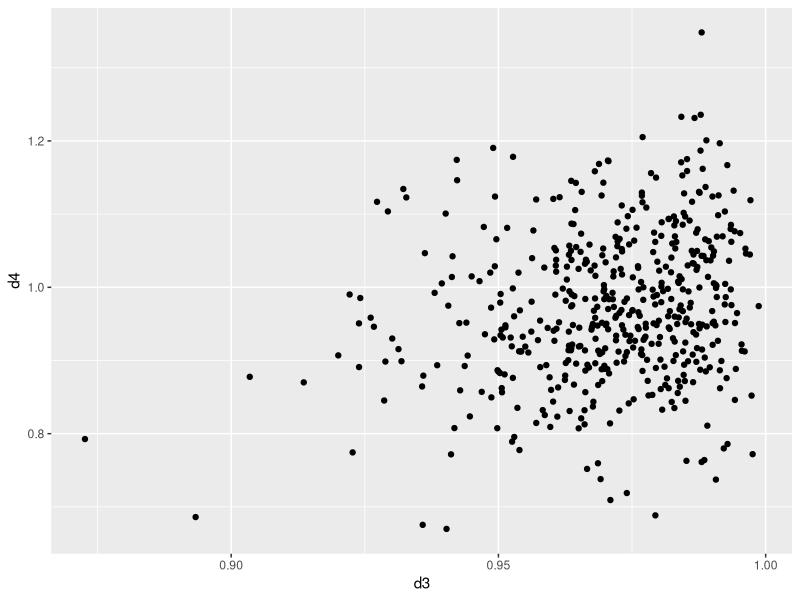
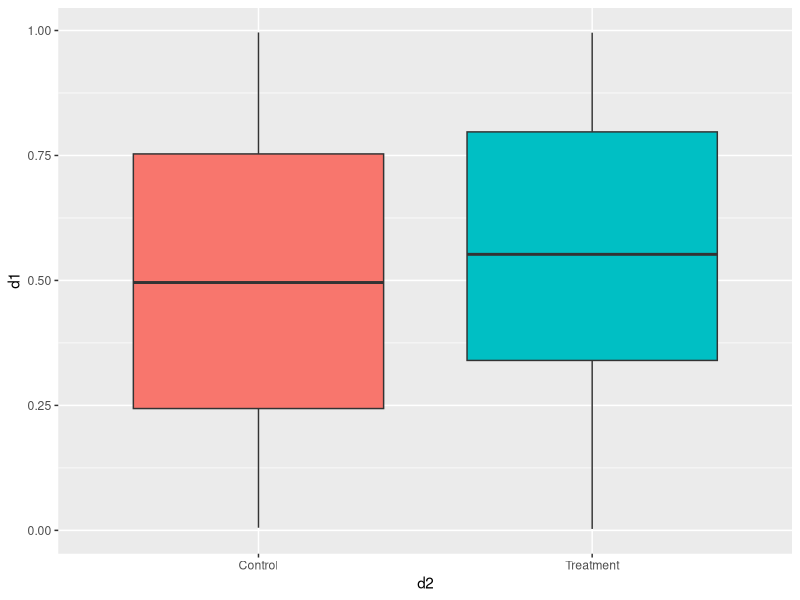
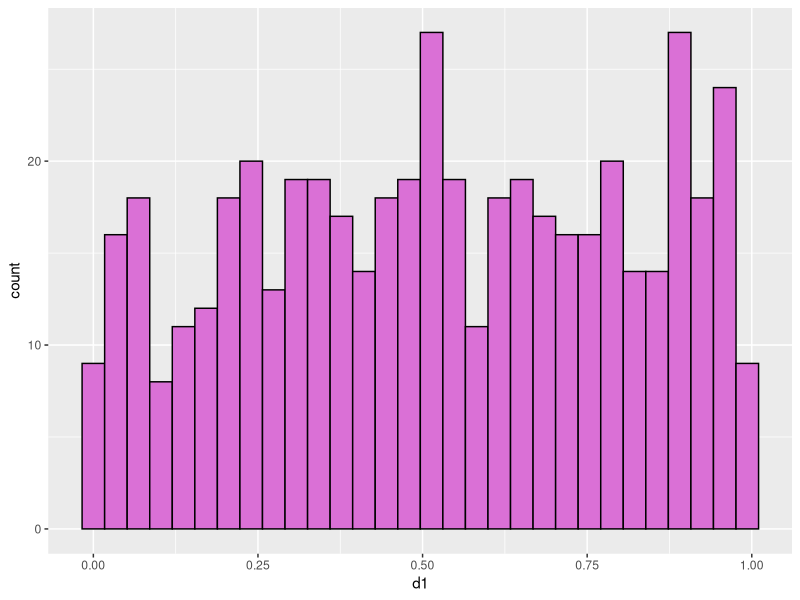
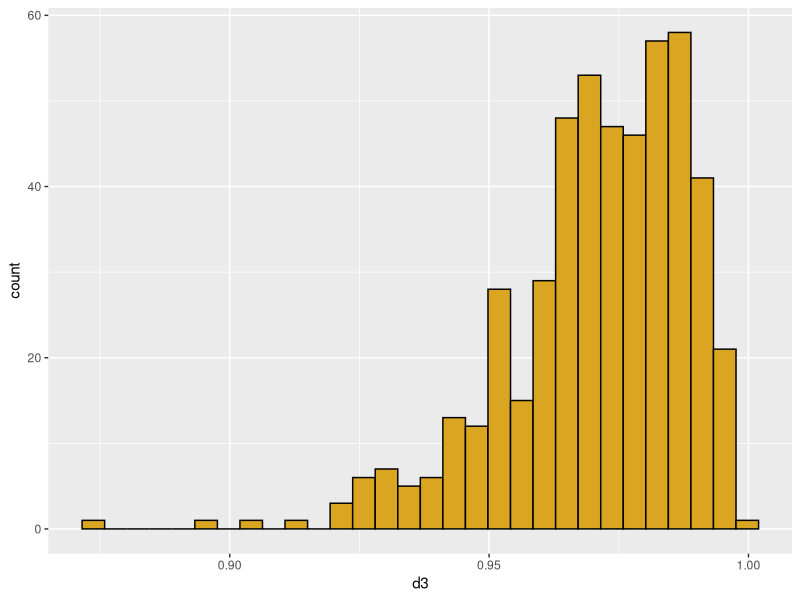
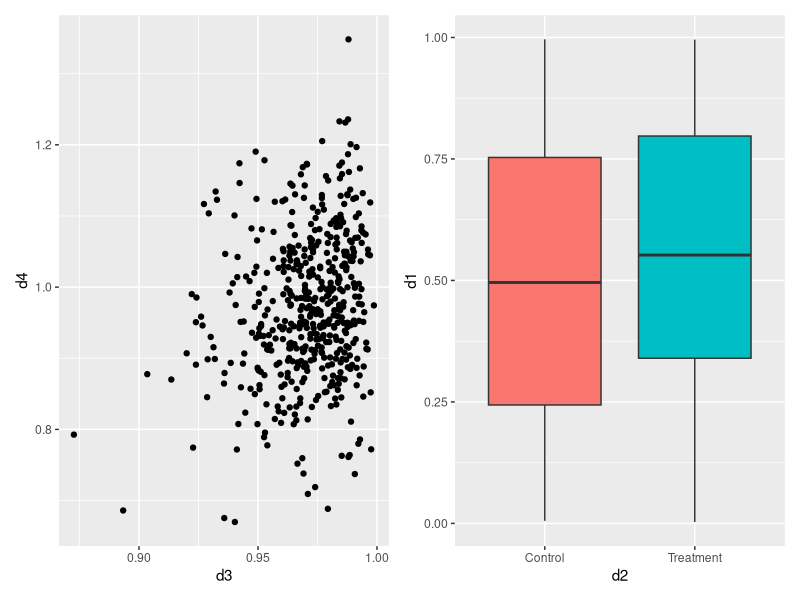
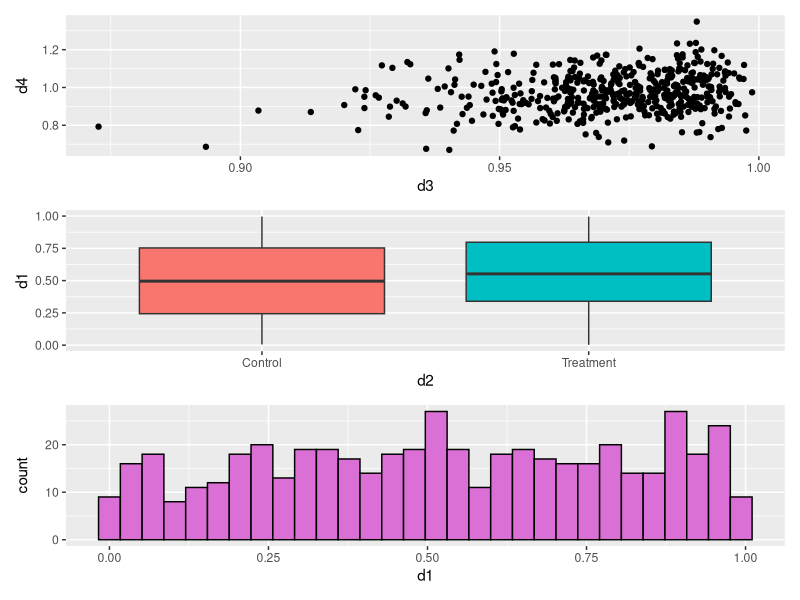
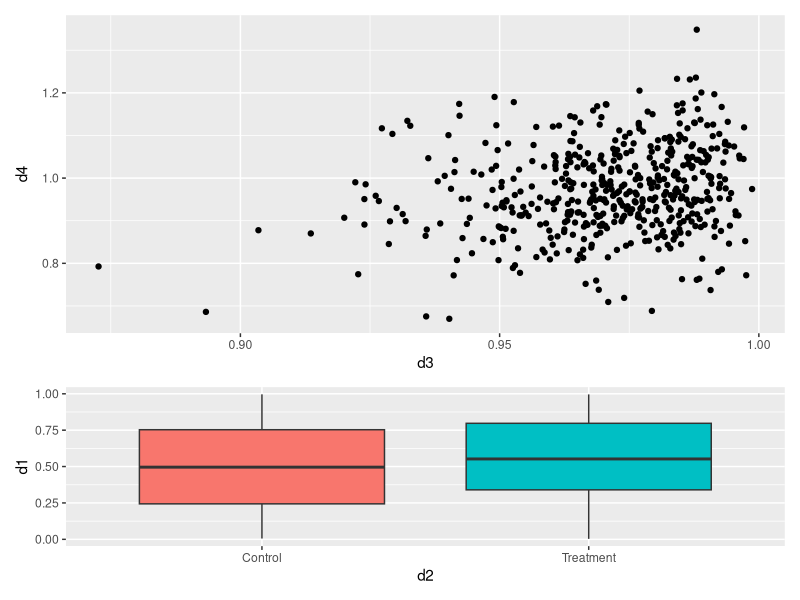
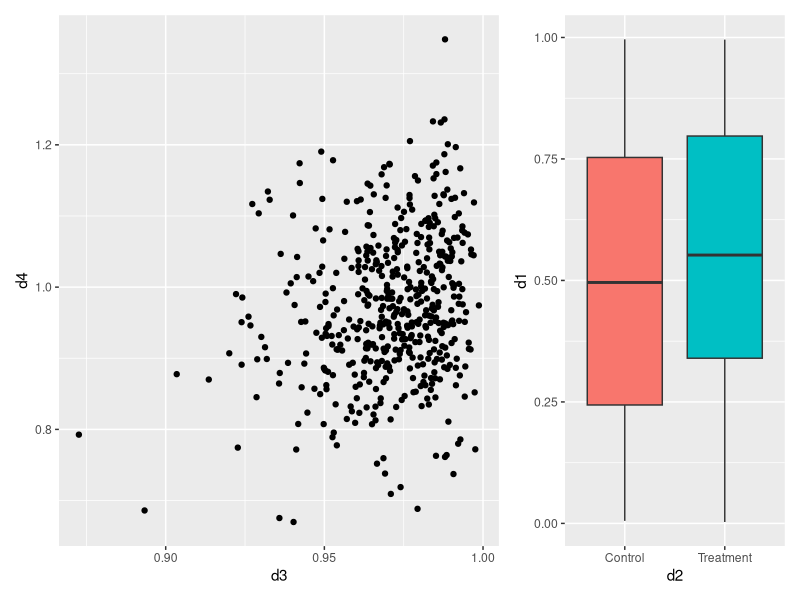

Write the R code that produced these figures, in order.
## ---- chunk 1
knitr::opts_chunk$set(echo = TRUE,message=FALSE)
## ---- chunk 2
library(ggplot2)
library(patchwork)

d1 <- runif(500)
d2 <- rep(c("Treatment","Control"),each=250)
d3 <- rbeta(500,shape1=100,shape2=3)
d4 <- d3 + rnorm(500,mean=0,sd=0.1)
plotData <- data.frame(d1,d2,d3,d4)
str(plotData)
## ---- chunk 3
p1 <- ggplot(data=plotData) + geom_point(aes(x=d3, y=d4))
p1

p2 <- ggplot(data=plotData) + geom_boxplot(aes(x=d2,y=d1,fill=d2))+
theme(legend.position="none")
p2

p3 <- ggplot(data=plotData) +
  geom_histogram(aes(x=d1, color=I("black"),fill=I("orchid")))
p3

p4 <- ggplot(data=plotData) +
  geom_histogram(aes(x=d3, color=I("black"),fill=I("goldenrod")))
p4
## ---- chunk 4
p1 + p2
## ---- chunk 5
p1 + p2 + p3 + plot_layout(ncol=1)
## ---- chunk 6
p1 + p2 + plot_layout(ncol=1,heights=c(2,1))

p1 + p2 + plot_layout(ncol=2,widths=c(2,1))
## ---- chunk 7
# not working correctly!
p1 + plot_spacer() + p2
## ---- chunk 8
p1 + {
  p2 + {
    p3 +
      p4 +
      plot_layout(ncol=1)
  }
} +
  plot_layout(ncol=1)
## ---- chunk 9
p1 + p2 - p3 + plot_layout(ncol=1)
## ---- chunk 10
(p1 | p2 | p3)/p4

(p1 | p2)/(p3 | p4)

(p1 / p2 /p3) | p4
